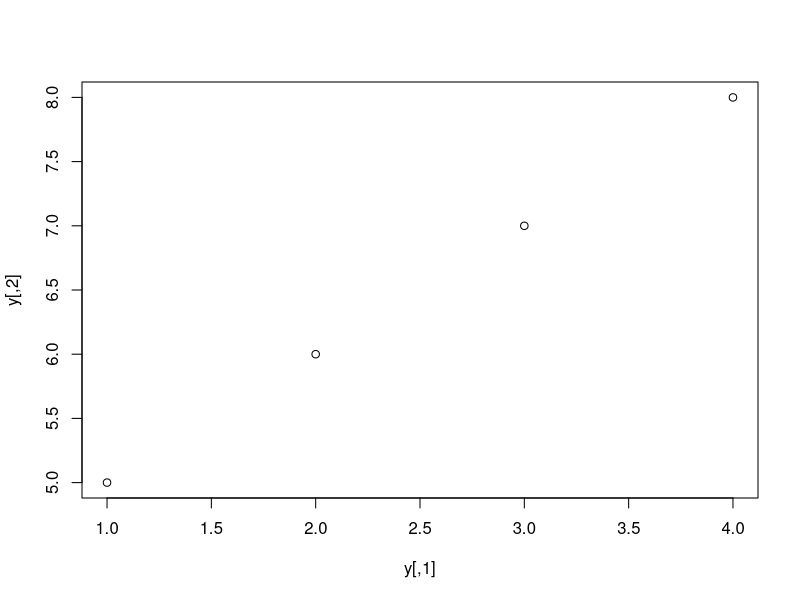
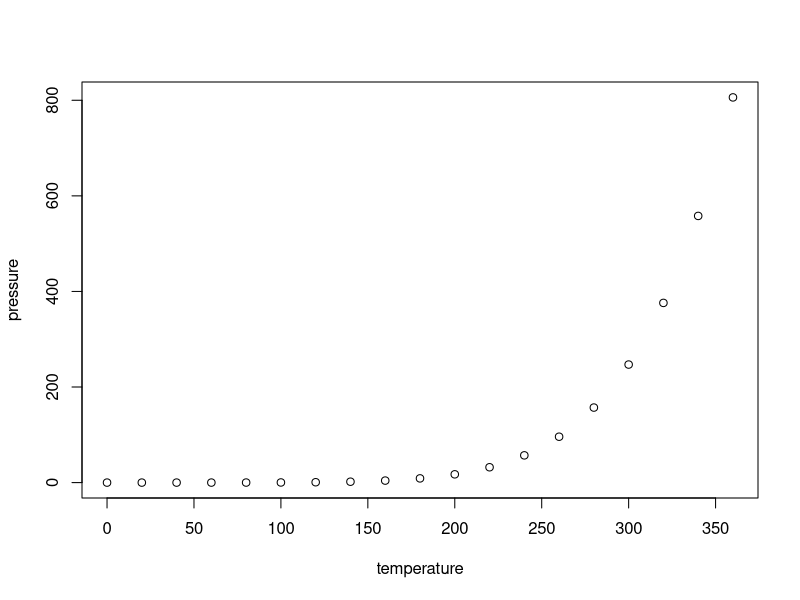

Generate these figures, in order, with R:
## ---- chunk 1
knitr::opts_chunk$set(echo = TRUE)
## ---- chunk 2
1+1

x = 1:10
y = 2:11
z = x*y


y <- rnorm(10, 0, 1)
x <- runif(10, 2, 5)
z <- x + y




y = matrix(1:16, nrow = 4)
y_svd = svd(y)
y_svd$d
plot(y)

y_eign = eigen(y)
y_eign

## ---- chunk 3
plot(pressure)
